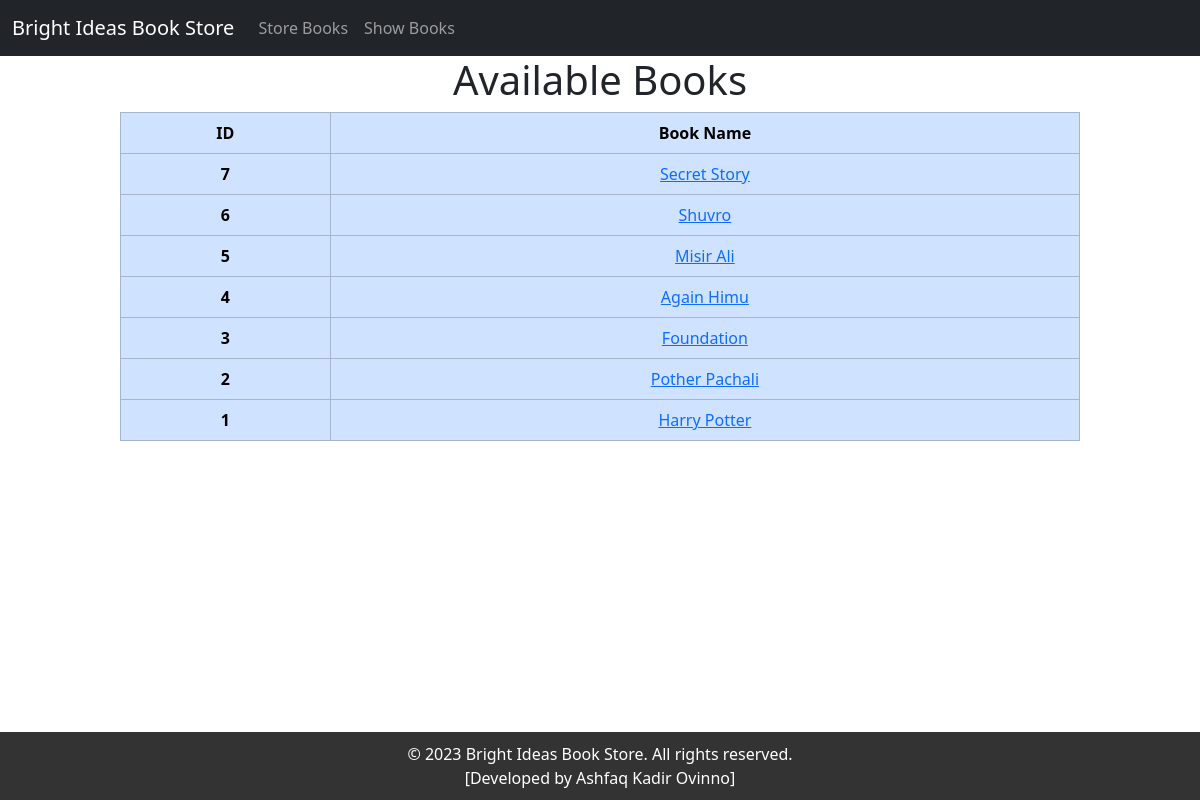
The page /show_books/ on the database as committed earlier.
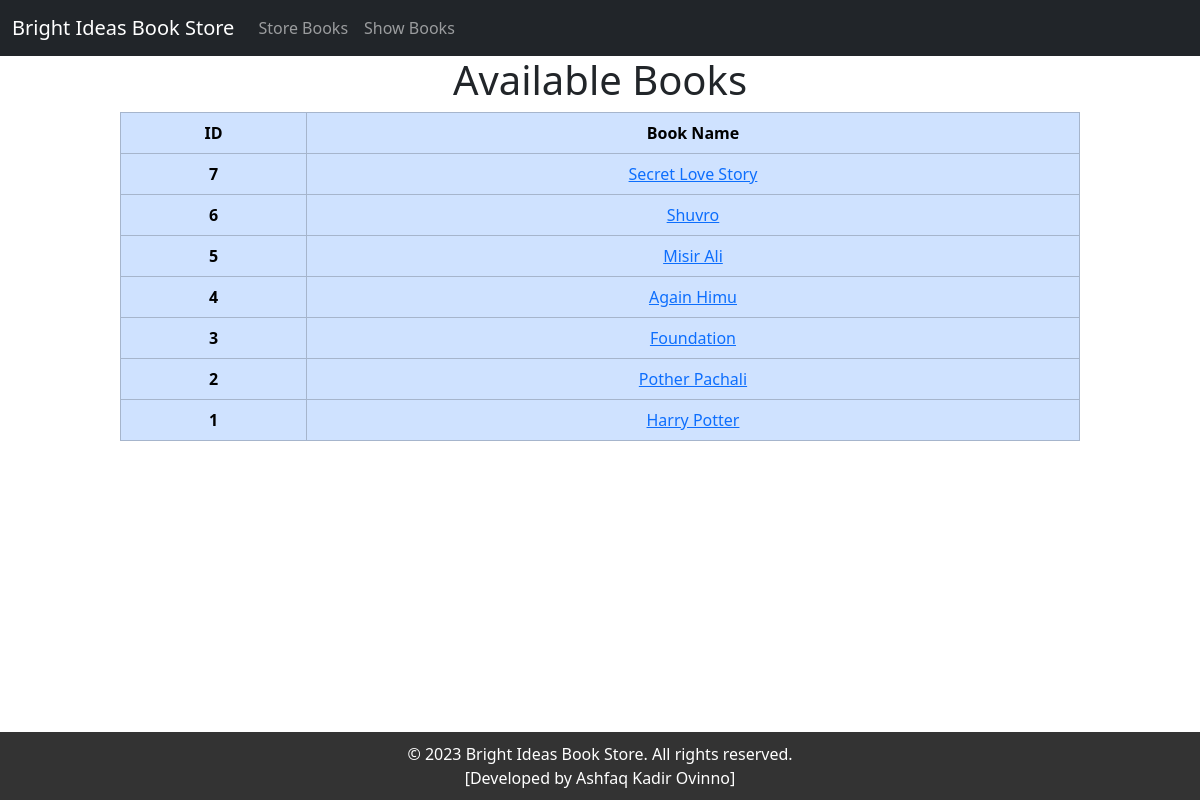
The same page on the database as committed later.
### book/models.py (models this page shows)
class BookStoreModel(models.Model):
    CATEGORY = (
        ('Mystery', 'Mystery'),
        ('Thriller', 'Thriller'),
        ('Sci-Fi', 'Sci-Fi'),
        ('Humor', 'Humor'),
        ('Horror', 'Horror'),
    )
    id = models.IntegerField(primary_key=True)
    book_name = models.CharField(max_length=30)
    author = models.CharField(max_length=30)
    category = models.CharField(max_length=30, choices=CATEGORY)
    first_pub = models.DateTimeField(auto_now_add=True) # first entry
    last_pub = models.DateTimeField(auto_now=True) # edited entry

### book/views.py (the view)
# urls.py: path('show_books/', BookListView.as_view(), name='show_book'),
class BookListView(ListView):
    model = BookStoreModel
    template_name = 'show_book.html'
    context_object_name = 'book_list'
    ordering = ['-id']

### book/templates/show_book.html (shortened to what this page needs)
{% extends 'base.html' %}
{% block content %}
<div style="width: 50%; margin: auto; text-align: center">
  <h1>Available Books</h1>
  {% if book_list %}
</div>
<div style="width: 80%; margin: auto; text-align: center">
  <table class="table table-bordered table-primary">
    <thead>
      <tr>
        <th scope="col">ID</th>
        <th scope="col">Book Name</th>
      </tr>
    </thead>
    <tbody>
      {% for item in book_list %}
      <tr>
        <th scope="row">{{item.id}}</th>
        <td><a href="{% url 'book_details' item.id %}">{{item.book_name}}</a></td>
      </tr>
      {% endfor %}
    </tbody>
  </table>
  {% else %}
  <h3>No Data Available</h3>
  {% endif %}
</div>
{% endblock %}

Rows that differ between the two databases and show on the page:
changed BookStoreModel id 7: book_name "Secret Story" → "Secret Love Story"
